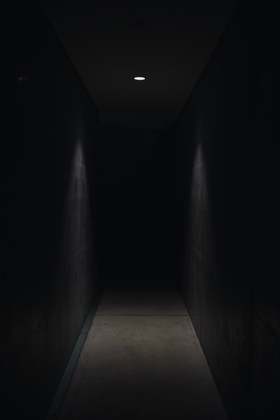
%> input picture 3/data/hall.jpg, 280 x 420 px, shrunk from 1000 x 1500 before the run
$ octave myMainScript.m   (GNU Octave 9; MATLAB toolbox functions it lacks are replaced by stand-ins)
%> lines starting %> are read from the running program, lines starting %| are printed output that depends on the picture
%% MyMainScript

tic;
%% Your code here
    img = imread('../data/hall.jpg');
%> img is the input picture: size 420x280x3 uint8; mean R, G, B 15.6, 16, 17.2
    img = rgb2gray(img);
%> img: size 420x280 uint8
    histogram_equalization(img);
    histogram_equalization_mod(img, calculate_a(img));
    plot_img(img, 'Normal');
toc;

%Implementing Original Histogram Equalization
function histogram_equalization(img)
    [height, width] = size(img);
%> height = 420; width = 280
    hist = zeros(256,1);
    for i = 1:height
        for j = 1:width
            hist(img(i, j)) = hist(img(i, j)) + 1;
        end
    end
%> after the loop, hist = 256 values, max 24618 at index 9, min 0 at index 1, mean 459.4
    p_r = hist/(height*width);
%> p_r = 256 values, max 0.209 at index 9, min 0 at index 1, mean 0.00391
    s = zeros(256, 1);
    temp = 0;
    for i = 1:256
        temp = temp + p_r(i);
        s(i) = int16(256*temp);
    end
%> this loop made 256 passes
%> temp on passes 1 to 3: 0, 0, 0
%> after the loop, s = 256 values from 0 to 256; temp = 1

    for i = 1:height
        for j = 1:width
            img(i, j) = s(img(i, j));
        end
    end
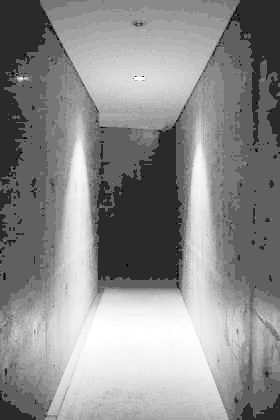
%> img: size 420x280 uint8; min 0, max 255, mean 140.2
    plot_img(img, 'Histogram Equalization');
%> the loop in calculate_a, `for i = 1:256` made 11 passes
%> temp on passes 1 to 11: 0, 0, 0, 0, 0, 0, 0.000867, 0.166, 0.375, 0.463, 0.536
%> after the loop in calculate_a, `for i = 1:256`: a = 11
end

%Implementing the modified histogram equalization
function histogram_equalization_mod(img, a)
%> called with a = 11
    [height, width] = size(img);
    hist = zeros(256,1);
    for i = 1:height
        for j = 1:width
            hist(img(i, j)) = hist(img(i, j)) + 1;
        end
    end
    hist1 = hist(1:a);
%> hist1 = [0; 0; 0; 0; 0; 0; 102; 19368; 24618; 10404; 8489]
    hist2 = hist(a+1:256);
%> hist2 = 245 values, max 6494 at index 1, min 0 at index 74, mean 222.9
    p_r1 = hist1/(height*width);
%> p_r1 = [0; 0; 0; 0; 0; 0; 0.000867; 0.165; 0.209; 0.0885; 0.0722]
    p_r2 = hist2/(height*width);
%> p_r2 = 245 values, max 0.0552 at index 1, min 0 at index 74, mean 0.0019
    s1 = zeros(a, 1);
    s2 = zeros(256-a, 1);

    temp = 0;
    for i = 1:a
        temp = temp + p_r1(i);
        s1(i) = int16(a*temp);
    end
%> this loop made 11 passes
%> after the loop, s1 = [0; 0; 0; 0; 0; 0; 0; 2; 4; 5; 6]

    temp = 0;
    for i = 1:(256-a)
        temp = temp + p_r2(i);
        s2(i) = int16((256-a)*temp);
    end
%> this loop made 245 passes
%> temp on passes 1 to 3: 0.0552, 0.0964, 0.132
%> after the loop, s2 = 245 values from 14 to 114; temp = 0.464

    for i = 1:height
        for j = 1:width
            if img(i,j)<=a
                img(i,j)=s1(img(i,j));
            else
                img(i,j)=s2(img(i,j)-a);
            end
        end
    end
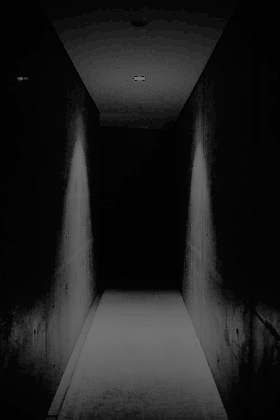
%> img: size 420x280 uint8; min 0, max 114, mean 29.9
    plot_img(img, 'Modified');
end

%This function calculates the appropriate median values
function a = calculate_a(img)
    [height, width] = size(img);
    hist = zeros(256,1);
    for i = 1:height
        for j = 1:width
            hist(img(i, j)) = hist(img(i, j)) + 1;
        end
    end
    p_r = hist/(height*width);
    temp = 0;
    for i = 1:256
        temp = temp + p_r(i);
        if temp>=0.5
            a=i;
            break;
        end
    end

end

function plot_img(img, name)
    figure('Name', name)
    %subplot(1,2,1)
    imshow(img)
    %imsave
    %subplot(1,2,2)
    %imhist(img)
end
